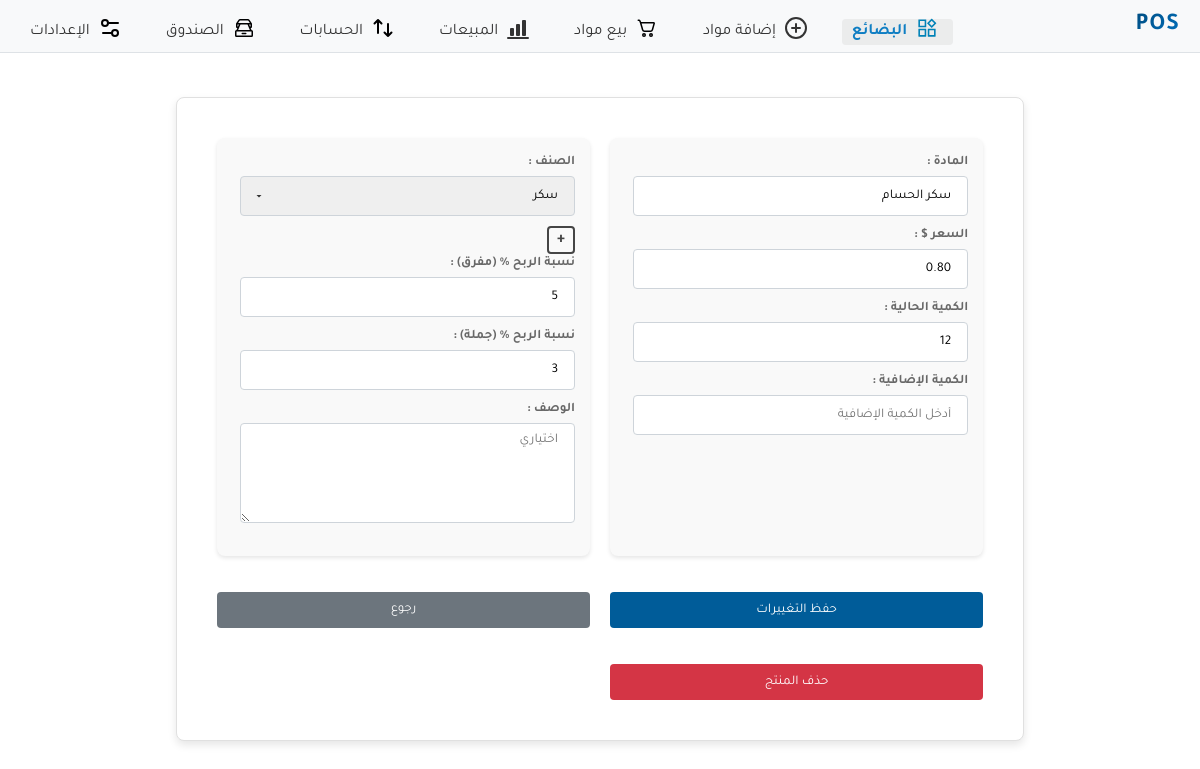
The page /products/1 on the database as committed earlier.
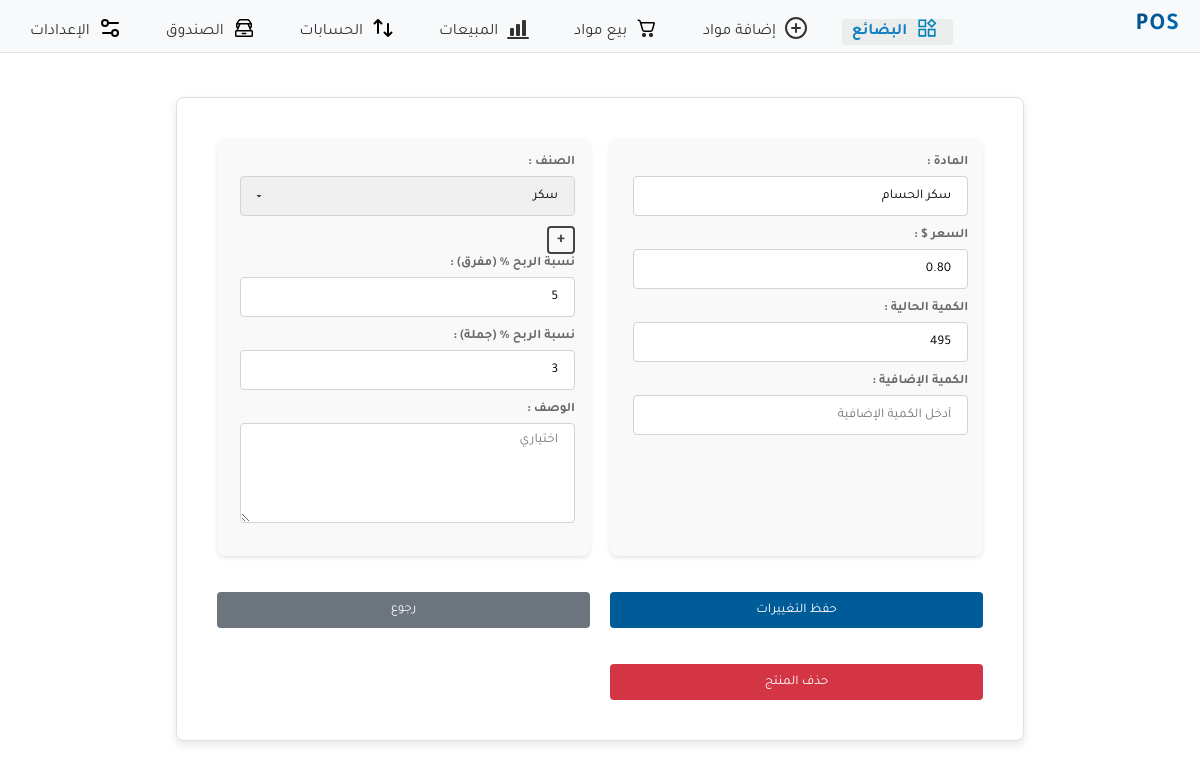
The same page on the database as committed later.
### store/models.py (models this page shows, shortened)
class Product(models.Model):
    name = models.CharField(max_length=100)
    description = models.TextField(null=True,blank=True)
    price = models.DecimalField(max_digits=10, decimal_places=2)
    quantity = models.PositiveIntegerField()
    classification=models.ForeignKey(Classification, on_delete=models.SET_NULL,null=True,blank=True)
    retail_sale_percent = models.PositiveIntegerField(null=True, blank=True)
    whole_sale_percent = models.PositiveIntegerField(null=True, blank=True)
    is_active = models.BooleanField(default=True)

### store/views.py (the view)
# urls.py: path('products/<int:product_id>', views.product_detail, name='product_detail'),
def product_detail(request, product_id):
    product = get_object_or_404(Product, id=product_id)
    if request.method == 'POST':
        form = ProductForm(request.POST, instance=product)
        if form.is_valid():
            form.save()
            return redirect('product_list')  # Redirect back to product list
    else:
        form = ProductForm(instance=product)
    return render(request, 'store/product_detail.html', {
        'product_id': product.id,
        'form': form
    })

### store/models.py (called while the page is built)
    def __str__(self):
        return self.category

### store/templates/store/product_detail.html (shortened to what this page needs)
{% extends 'base.html' %}
{% load static %}
{% block content %}
<link rel="stylesheet" href="{% static 'store/add_update_product.css' %}">
<div class="card">
<div class="container">
    <form method="post" id="product-form">
         <div class="right-column">
            <label class="form-label" for="{{ form.name.id_for_label }}"> المادة : </label>
            <br>
            {{ form.name }}
            <br>
            <label class="form-label" for="{{ form.price.id_for_label }}">السعر $ : </label>
            <br>
            {{ form.price }}
            <br>
            <label class="form-label" for="{{ form.quantity.id_for_label }}">الكمية الحالية : </label>
            <br>
            {{ form.quantity }}
            <br>
            <label class="form-label" for="{{ form.additional_quantity.id_for_label }}">الكمية الإضافية : </label>
            <br>
            {{ form.additional_quantity }}
            <br>
        </div>
         <div class="left-column">
            <label class="form-label" for="{{ form.classification.id_for_label }}">الصنف : </label>
            <br>
            {{ form.classification }}
                 <a class="add-classification" href={% url 'add_classification' %}>+</a>
            <br>
            <label class="form-label" for="{{form.retail_sale_percent.id_for_label}}">نسبة الربح % (مفرق) : </label><br>
            {{form.retail_sale_percent}}
            <br>
            <label class="form-label" for="{{form.whole_sale_percent.id_for_label}}">نسبة الربح % (جملة) : </label><br>
            {{form.whole_sale_percent}}
            <br>
            <label class="form-label" for="{{ form.description.id_for_label }}">الوصف : </label>
            <br>
            {{ form.description }}
         </div>
            <button type="submit" class="btn blue">حفظ التغييرات</button>
            <a class="btn gray" style="font-size:small" href="{% url 'product_list' %}">رجوع</a>
            <button type="button" class="btn red" id="delete-btn">حذف المنتج</button>
    </form>
    </div>
    </div>
{% endblock %}

Rows that differ between the two databases and show on the page:
changed Product "سكر الحسام": quantity "12" → "495"
